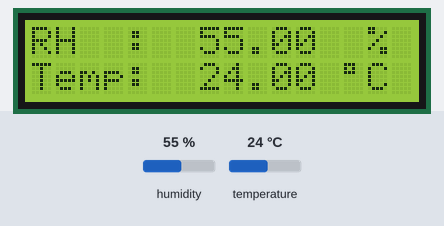
The sketch below on a simulated Arduino Uno, built with avr-gcc and run on an emulated ATmega328P. Shown: 16×2 character LCD. The test bench sets the inputs (shaded band); at power-on: humidity 55 %, temperature 24 °C. What the sketch prints to the serial monitor is not drawn.

Above: at 3.3 s.
3.4 s: humidity set to 22 %
At 5.9 s:
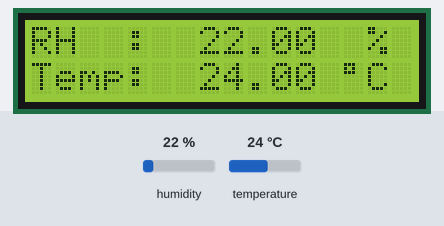
6.3 s: temperature set to 12 °C
At 8.3 s:
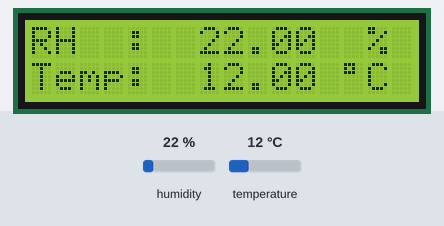
9.2 s: humidity set to 40 %
At 11.6 s:
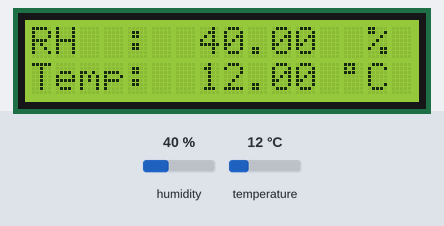
12.7 s: temperature set to 19 °C
At 13.9 s:
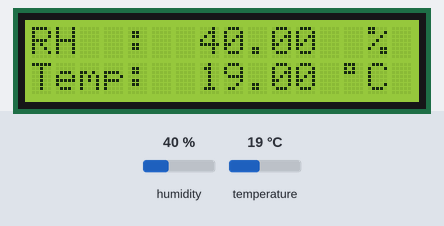
Timing chart, 0 to 15.7 s (numbered marks = the images above; inputs shaded):
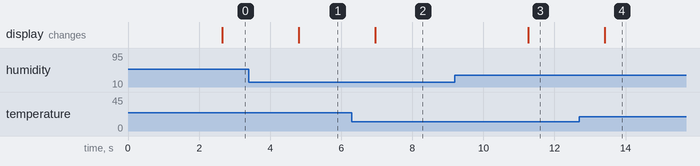

The sketch:

DHT11_with_LCD.ino
```cpp
#include <LiquidCrystal_PCF8574.h>
#include "DHT.h"
#define DHTPIN 9
#define DHTTYPE DHT11
LiquidCrystal_PCF8574 lcd(0x27);
DHT dht(DHTPIN, DHTTYPE);
void setup()
{
  Serial.begin(9600);
  Serial.println("DHTxx test!");
  dht.begin();  //初始化DHT
  lcd.begin(16, 2); // 初始化LCD
  lcd.setBacklight(255);
  lcd.clear();
  lcd.setCursor(0, 0);  //設定游標位置 (字,行)
  lcd.print("Hello nice to meet");
  lcd.setCursor(0, 1);
  lcd.print("you.");
  lcd.setCursor(0, 2);
  lcd.print(" Love you !");
  delay(2000);
}
void loop()
{
  delay(500);
  float h = dht.readHumidity();   //取得濕度
  float t = dht.readTemperature();  //取得溫度C
  Serial.print("Humidity: ");
  Serial.print(h);
  Serial.print(" %\t");
  Serial.print("Temperature: ");
  Serial.print(t);
  Serial.println(" *C ");
  lcd.clear();
  lcd.setCursor(0, 0);  //設定游標位置 (字,行)
  lcd.print("RH  :");  //Relative Humidity 相對濕度簡寫
  lcd.setCursor(7, 0);
  lcd.print(h);
  lcd.setCursor(14, 0);
  lcd.print("%");
  lcd.setCursor(0, 1);  //設定游標位置 (字,行)
  lcd.print("Temp:");
  lcd.setCursor(7, 1);
  lcd.print(t);
  lcd.setCursor(13, 1);
  lcd.print((char)223); //用特殊字元顯示符號的"度"
  lcd.setCursor(14, 1);
  lcd.print("C");
}
```

Measured:
- after the input at 3.4 s, the display: changes after 1.4 s (image 1)
- after the input at 6.3 s, the display: changes after 0.66 s (image 2)
- after the input at 9.2 s, the display: changes after 2.1 s (image 3)
- after the input at 12.7 s, the display: changes after 0.71 s (image 4)
